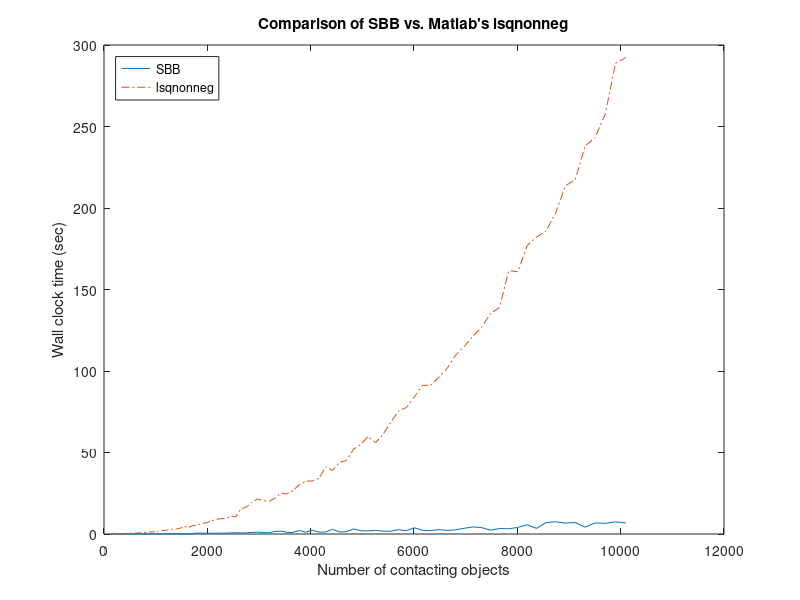

The MATLAB source for this figure:
a = [110 132 156 182 210 240 272 306 342 380 420 462 506 552 600 650 702 756 812 870 930 992 1056 1122 1190 1260 1332 1406 1482 1560 1640 1722 1806 1892 1980 2070 2162 2256 2352 2450 2550 2550 2652 2756 2862 2970 3080 3192 3306 3422 3540 3660 3660 3782 3906 4032 4160 4290 4422 4556 4692 4830 4970 5112 5256 5402 5550 5700 5852 6006 6162 6320 6480 6642 6806 6972 7140 7310 7482 7656 7832 8010 8190 8372 8556 8742 8930 9120 9312 9506 9702 9900 10100;0.0156001000000003 0.0156001000000003 0.0312002000000007 0 0.0156001000000003 0.0156001000000003 0.0156001000000003 0.0156001000000003 0.0156001000000003 0.0156001000000003 0.0312002000000007 0.046800300000001 0.0156001000000003 0.0156001000000003 0.0312002000000007 0.0312002000000007 0.0312002000000007 0.046800300000001 0.046800300000001 0.0312002000000007 0.046800300000001 0.046800300000001 0.046800300000001 0.046800300000001 0.0624004000000014 0.046800300000001 0.046800300000001 0.046800300000001 0.0624004000000014 0.0780005000000017 0.0624004000000014 0.312001999999978 0.577203700000013 0.483603099999982 0.436802799999981 0.483603100000011 0.436802800000009 0.577203699999984 0.499203200000011 0.702004499999987 0.748804800000016 0.85800549999999 0.608403899999985 0.702004500000044 0.982806299999993 1.1388073 0.873605599999962 0.748804800000016 1.54440990000001 1.74721119999998 1.04520669999999 0.858005500000047 1.09200699999997 2.15281379999999 1.1076071 2.32441490000008 1.13880730000005 1.20120769999994 2.90161860000001 1.2324079 1.43520920000003 3.12001999999995 2.04361310000002 1.90321219999998 2.19961409999996 1.76281130000007 1.66921070000001 2.66761710000003 2.05921319999993 3.83762460000003 2.24641439999994 2.10601350000002 2.69881729999997 2.19961409999996 2.57401649999997 3.5100225000001 4.35242790000007 3.91562509999994 2.32441489999997 3.36962159999985 3.21362060000001 4.05602599999997 5.67843640000001 3.44762209999999 7.05124520000004 7.48804800000016 6.70804299999986 7.0824454000001 4.18082679999998 6.81724369999984 6.56764210000028 7.42564760000005 6.78604349999978];

b = [110 132 156 182 210 240 272 306 342 380 420 462 506 552 600 650 702 756 812 870 930 992 1056 1122 1190 1260 1332 1406 1482 1560 1640 1722 1806 1892 1980 2070 2162 2256 2352 2450 2550 2652 2756 2862 2970 3080 3192 3306 3422 3540 3660 3782 3906 4032 4160 4290 4422 4556 4692 4830 4970 5112 5256 5402 5550 5700 5852 6006 6162 6320 6480 6642 6806 6972 7140 7310 7482 7656 7832 8010 8190 8372 8556 8742 8930 9120 9312 9506 9702 9900 10100;0.0312002000000007 0.0156001000000003 0.0312002000000007 0.046800300000001 0.0624004000000014 0.0780005000000017 0.093600600000002 0.109200700000002 0.156000999999975 0.187201200000004 0.234001500000005 0.296401899999978 0.374402400000008 0.436802799999981 0.546003500000012 0.639604099999985 0.748804799999988 0.920405899999992 0.936005999999992 1.1700075 1.3104084 1.404009 1.63801050000001 2.16841389999999 2.15281380000002 2.7612177 2.97961910000001 3.10441989999998 3.66602349999999 4.49282880000001 4.22762709999998 5.1168328 5.44443489999998 6.58324220000003 6.7236431 8.09645189999998 8.81405649999999 9.40686030000001 9.53166110000001 10.7016685999999 10.6548683 15.4908992999999 16.5673062000001 19.4377245999999 21.4969378000001 20.4673312 20.0305284000001 21.9493407 25.1317610999999 24.5701575000003 26.6605708999996 30.2329937999998 32.3546073999996 32.5886089000001 34.0862184999996 41.2154642 39.0002500000001 43.8674811999999 45.1466894 52.0263335 55.0371528000001 59.8419836000003 55.9887589 61.1835922 68.5624395 75.4108833999999 77.6104975000003 84.0065385000003 91.1825845000003 91.2449848999995 96.1434162999994 101.665851700001 109.7467035 115.0039372 121.321977699999 126.9380137 135.3620677 138.934490600001 161.5546356 160.8682312 176.936334200001 182.1623677 185.9063917 196.9356624 213.6901698 217.3405932 238.0263258 243.2367592 257.698051899999 288.6954506 292.267873499999];

plot( a(1,:), a(2,:), '-', b(1,:), b(2,:), '-.' )
legend( 'SBB', 'lsqnonneg', 'Location', 'NorthWest' );
xlabel( 'Number of contacting objects' );
ylabel( 'Wall clock time (sec)' )
title( 'Comparison of SBB vs. Matlab''s lsqnonneg' )